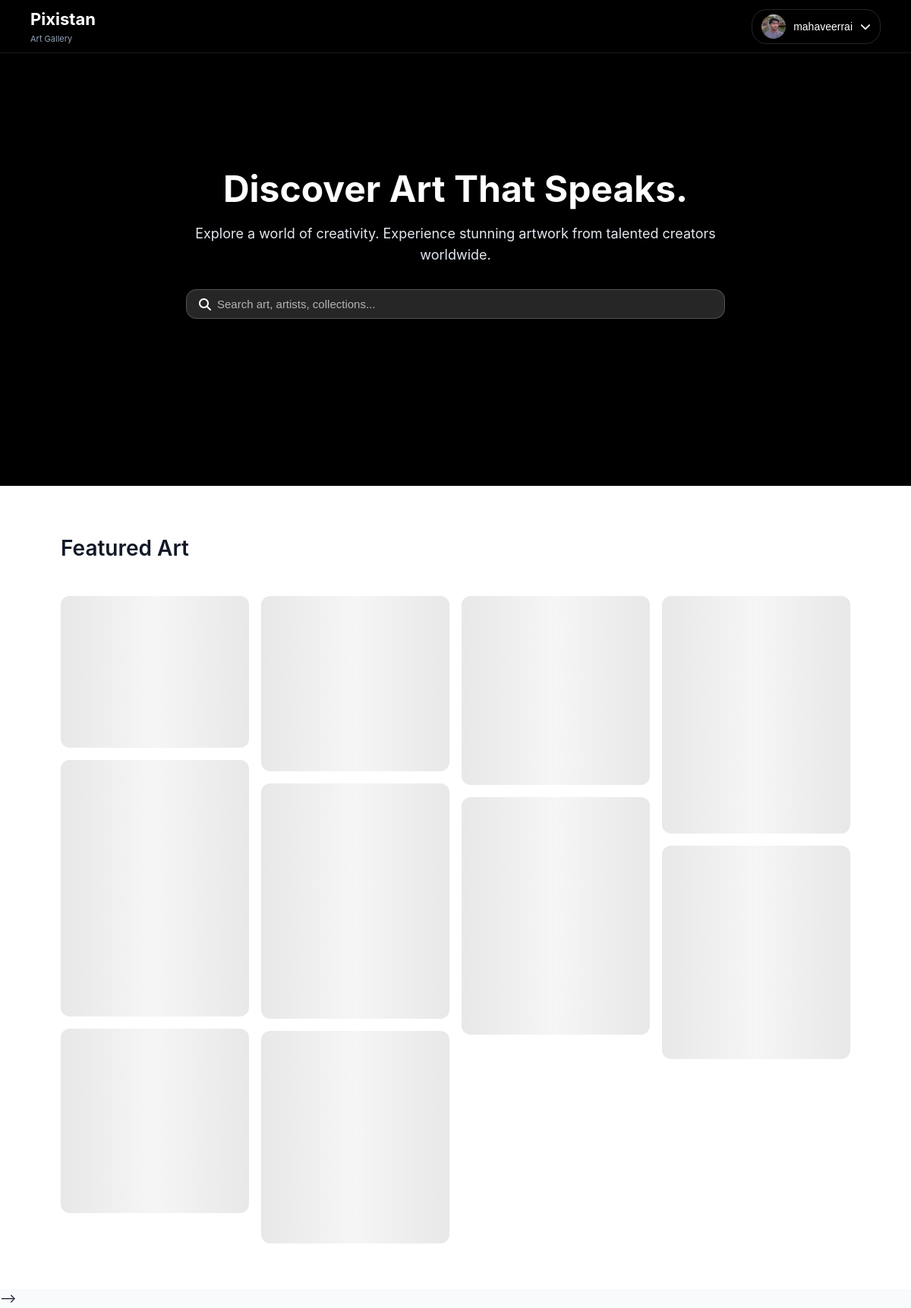
The page / (signed in) on the database its author committed.
### tables this page shows
CREATE TABLE users (
    id INTEGER PRIMARY KEY AUTOINCREMENT,
    username TEXT NOT NULL UNIQUE,
    password TEXT NOT NULL
, profile_pic TEXT, email TEXT, reset_token TEXT, reset_token_expiry INTEGER);

### app.py (the view)
@app.route("/")
def index():
    conn = get_db_connection()
    artworks = conn.execute("SELECT * FROM artworks").fetchall()
    conn.close()
    return render_template("index.html", artworks=artworks)

### app.py (called while the page is built)
def get_db_connection():
    conn = sqlite3.connect("gallery.db", timeout=5)
    conn.row_factory = sqlite3.Row
    return conn

@app.context_processor
def inject_user():
    if "user_id" in session:
        conn = get_db_connection()
        user = conn.execute(
            "SELECT * FROM users WHERE id = ?",
            (session["user_id"],)
        ).fetchone()
        return dict(user=user)
    return dict(user=None)

### templates/index.html (shortened to what this page needs)
{% extends "layout.html" %}
 {% block content %}
<div class="backdrop">
  <section class="hero">
    <div class="hero-overlay"></div>
    <div class="hero-content">
      <h1>Discover Art That Speaks.</h1>
      <p>
        Explore a world of creativity. Experience stunning
        artwork from talented creators worldwide.
      </p>
      <form action="{{ url_for('search') }}" method="GET" class="search-box">
        <div class="search-box glass">
          <div class="search-input">
            <i class="fa-solid fa-magnifying-glass"></i>
            <input type="text"
              name="q"
              placeholder="Search art, artists, collections..."
              value="{{ request.args.get('q', '') }}"
              autocomplete="off"
              required
              />
          </div>
        </div>
      </form>
    </div>
  </section>
  <section class="gallery">
    <h2 class="gallery-title">Featured Art</h2>
    <div class="masonry-grid" id="feedGrid"></div>
  </section>
</div>
{% endblock %}

### templates/layout.html (shortened to what this page needs)
<!doctype html>
<html lang="en">
  <head>
    <link
      rel="stylesheet"
      href="https://cdnjs.cloudflare.com/ajax/libs/font-awesome/6.5.1/css/all.min.css"
    />
    <link
      href="{{ url_for('static', filename='css/style.css') }}"
      rel="stylesheet"
    />
  </head>
  <body>
    <nav class="navbar">
      <div class="nav-left">
        <a href="/"><div class="logo">Pixistan <span>Art Gallery</span></div></a>
      </div>
      <div class="nav-right">
        {% if session.get("user_id") %}
        <div class="user-menu-wrapper">
          <button class="user-btn" id="userBtn">
            {% if user and user['profile_pic'] %}
            <img
              src="{{ url_for('static', filename='uploads/' ~ user['profile_pic']) }}"
             class="avatar" />
            {% else %}
            <img src="/static/uploads/pf.png" class="avatar" />
            {% endif %}
            <span>{{ session.get("username") }}</span>
            <i class="fa-solid fa-chevron-down"></i>
          </button>
        </div>
        {% else %}
        <a href="/login" class="btn-outline">Login</a>
        <a href="/register" class="btn-primary">Join</a>
        {% endif %}
      </div>
    </nav>
    <main>{% block content %}{% endblock %}</main>
  </body>
</html>

### static/css/style.css (style rules this page uses)
*, *::before, *::after { box-sizing: border-box; margin: 0; padding: 0; }
body { font-family: -apple-system, BlinkMacSystemFont, "Segoe UI", Roboto, Arial, sans-serif; color: #111827; background: #f9fafb; line-height: 1.6; }
.navbar { position: fixed; top: 0; left: 0; width: 100%; height: 70px; display: flex; justify-content: space-between; align-items: center; padding: 0 40px; z-index: 1000; background: black; border-bottom: 1px solid rgba(255, 255, 255, 0.1); }
a { text-decoration: none; }
.logo { font-size: 22px; font-weight: 700; color: #ffffff; text-decoration: none; }
.logo span { display: block; font-size: 11px; font-weight: 400; color: #94a3b8; }
.nav-right { display: flex; align-items: center; gap: 15px; }
.user-btn { display: flex; align-items: center; gap: 10px; background: transparent; border: 1px solid rgba(255, 255, 255, 0.15); padding: 6px 12px; border-radius: 20px; font-size: 14px; color: #ffffff; cursor: pointer; transition: background 0.2s ease; }
.avatar { width: 32px; height: 32px; border-radius: 50%; object-fit: cover; flex-shrink: 0; }
.user-menu-wrapper { position: relative; }
.hero { position: relative; height: 80vh; max-width: 100%; background: black; display: flex; align-items: center; justify-content: center; text-align: center; overflow: hidden; }
.hero-overlay { position: absolute; inset: 0; background: linear-gradient(to bottom, rgba(0, 0, 0, 0.5), rgba(0, 0, 0, 0.75)); }
.hero-content { position: relative; z-index: 1; color: #ffffff; max-width: 750px; padding: 20px; animation: fadeIn 0.8s ease; }
.hero-content h1 { font-size: 48px; font-weight: 700; line-height: 1.2; margin-bottom: 16px; }
.hero-content p { font-size: 18px; color: #e2e8f0; margin-bottom: 30px; }
.glass { backdrop-filter: blur(12px); -webkit-backdrop-filter: blur(12px); background: rgba(255, 255, 255, 0.15); border: 1px solid rgba(255, 255, 255, 0.2); }
.search-box.glass { display: flex; align-items: center; gap: 10px; padding: 10px 16px; border-radius: 14px; }
.search-input { display: flex; justify-content: center; align-items: center; }
.search-input input { width: 40rem; margin-left: 0.5rem; }
.search-box.glass input { background: transparent; border: none; outline: none; color: #ffffff; font-size: 15px; }
.search-box.glass input::placeholder { color: rgba(255, 255, 255, 0.65); }
.gallery { padding: 60px 80px; background: #ffffff; }
.gallery-title { font-size: 28px; font-weight: 600; margin-bottom: 40px; }
.masonry-grid { column-count: 4; column-gap: 16px; }
#feedGrid { min-height: 100vh; }
@media (max-width: 1200px) { .masonry-grid { column-count: 4; } }

### rows shown on the page
users: profile_pic (picture), get "mahaveerrai"
